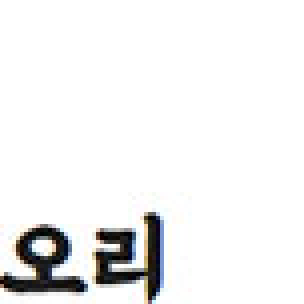
#> input picture fontsss/baemin (1).jpg, 76 x 76 px (shown 4 times larger); its folder holds only this picture in this run
$ python 03.img_data_generator_other.py
#> lines starting #> are read from the running program, lines starting #| are printed output that depends on the picture
import os
import random
import pathlib
import shutil
import glob
import cv2
import numpy as np

def load_name_images(image_path_pattern):
    name_images = []
    # 지정한 경로에서 이미지 파일 취득
    image_paths = glob.glob(image_path_pattern)
    # 파일별로 읽기
    for image_path in image_paths:
        path = pathlib.Path(image_path)
        # 파일 경로
        fullpath = str(path.resolve())
        print(f"이미지 파일(절대 경로):{fullpath}")
        # 파일명
        filename = path.name
        print(f"이미지 파일(파일명):{filename}")
        # 이미지 읽기
        image = cv2.imread(fullpath)
        if image is None:
            print(f"이미지 파일[{fullpath}]을 읽을 수가 없습니다.")
            continue
        name_images.append((filename, image))
    return name_images

def scratch_image(image, use_median=True, use_threshold=True, use_gaussian=True, use_bilateral=True):
    # 어떤 증가규칙을 사용할 것인지 설정 (Flip or 밝기 or 화소 ...)
    methods = [use_median, use_threshold, use_gaussian, use_bilateral]
    # 흐린 필터 작성
    filter1 = np.ones((3, 3))
    # 오리지날 이미지를 배열로 저장
    images = [image] # 배열로 만들어서 저장

    # 증가 규칙을 위한 함수
    scratch = np.array([
        # 또 다른 블러 처리
        lambda x: cv2.medianBlur(x,5),
        # 밝기 처리
        # 람다식을 통해 랜덤으로 크기등을 다르게 할것
        lambda x: cv2.threshold(x, 100, 255, cv2.THRESH_TOZERO)[1],
        # 블러 처리
        lambda x: cv2.GaussianBlur(x, (5, 5), 0),
        # Bilateral 블러 처리
        lambda x: cv2.bilateralFilter(x,9,75,75),
    ])

    # 이미지 증가
    created_images = lambda f, img : np.r_[img, [f(i) for i in img]]
    for func in scratch[methods]:
        images = created_images(func, images)

    return images

def delete_dir(dir_path, is_delete_top_dir=True):
    for root, dirs, files in os.walk(dir_path, topdown=False):
        for name in files:
            os.remove(os.path.join(root, name))
        for name in dirs:
            os.rmdir(os.path.join(root, name))
    if is_delete_top_dir:
        os.rmdir(dir_path)

RETURN_SUCCESS = 0
RETURN_FAILURE = -1
# Test Image Directory
TEST_IMAGE_PATH = "./test_image"
# Face Image Directory
IMAGE_PATH_PATTERN = "./fontsss/*"
# Output Directory
OUTPUT_IMAGE_DIR = "./fonts_inc"

def main():
    print("===================================================================")
    print("이미지 증가를 위한 OpenCV 이용")
    print("지정한 이미지 파일의 수를 증가 (Flip, 임계값 등의 작업으로 8배 증가)")
    print("===================================================================")

    # 디렉토리 작성
    if not os.path.isdir(OUTPUT_IMAGE_DIR):
        os.mkdir(OUTPUT_IMAGE_DIR)
    # 디렉토리 내 파일 제거
    delete_dir(OUTPUT_IMAGE_DIR, False)

    # 디렉토리 작성
    if not os.path.isdir(TEST_IMAGE_PATH):
        os.mkdir(TEST_IMAGE_PATH)
    # 디렉토리 내 파일 제거
    delete_dir(TEST_IMAGE_PATH, False)

    # 대상 이미지에 20% 정보를 테스트용 파일로 구분
    image_files = glob.glob(IMAGE_PATH_PATTERN)
    random.shuffle(image_files)
    for i in range(len(image_files) // 5):
        shutil.move(str(image_files[i]), TEST_IMAGE_PATH)


    # 대상 이미지 읽기
    name_images = load_name_images(IMAGE_PATH_PATTERN)
#> in load_name_images, image is the input picture: shape (76, 76, 3); mean B, G, R 239.9, 240.1, 240
#> name_images = 1 item

    # 대상 이미지 별로 증가 작업
    for name_image in name_images:
        filename, extension = os.path.splitext(name_image[0])
        image = name_image[1]
        # 이미지 수 증가 함수 호출
        scratch_face_image = scratch_image(image)
        #대상 이미지 저장
        for (idx, image) in enumerate(scratch_face_image):
            output_path = os.path.join(OUTPUT_IMAGE_DIR, f"{filename}_{str(idx)}{extension}")
            print(f"출력 파일(절대 경로):{output_path}")
            cv2.imwrite(output_path, image)
#> this loop made 1 pass
#> (methods in scratch_image, filter1 in scratch_image) on pass 1: ([True, True, True, True], [[1, 1, 1], [1, 1, 1], [1, 1, 1]])
#> (printed output is left out)
#> pass 1, in main, `cv2.imwrite(output_path, image)`:
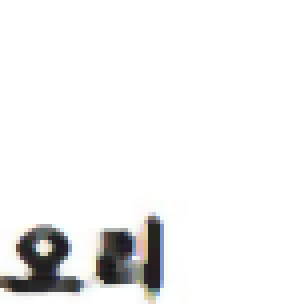
#> saved as baemin (1)_1.jpg: shape (76, 76, 3) (shown 4 times larger); mean B, G, R 240.8, 241, 241
#> pass 1, in main, `cv2.imwrite(output_path, image)`:
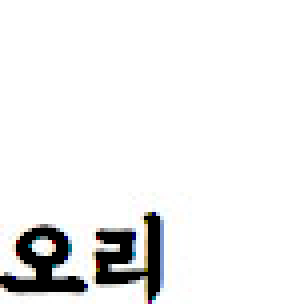
#> saved as baemin (1)_2.jpg: shape (76, 76, 3) (shown 4 times larger); mean B, G, R 238.3, 238.4, 238.3
#> pass 1, in main, `cv2.imwrite(output_path, image)`:
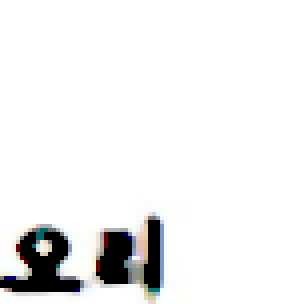
#> saved as baemin (1)_3.jpg: shape (76, 76, 3) (shown 4 times larger); mean B, G, R 238.4, 238.5, 238.4
#> pass 1, in main, `cv2.imwrite(output_path, image)`:
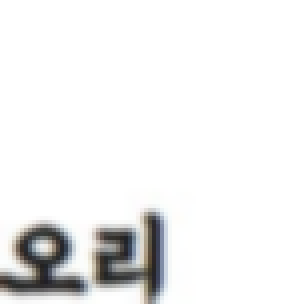
#> saved as baemin (1)_4.jpg: shape (76, 76, 3) (shown 4 times larger); mean B, G, R 239.9, 240, 240
#> after the loop:
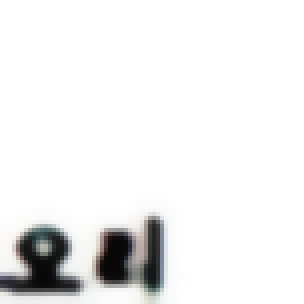
#> image: shape (76, 76, 3) (shown 4 times larger); mean B, G, R 238.5, 238.6, 238.5

    return RETURN_SUCCESS

if __name__ == "__main__":
    main()

$ run again, on fontsss/baemin (17).jpg
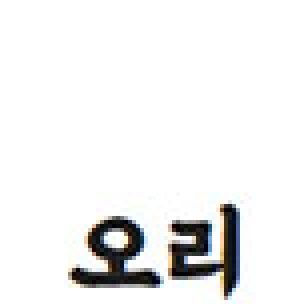
#> input picture fontsss/baemin (17).jpg, 76 x 76 px (shown 4 times larger)
#> in load_name_images, image is the input picture: shape (76, 76, 3); mean B, G, R 238.8, 238.9, 238.9
#> name_images = 1 item
#> the loop in main, `for name_image in name_images:` made 1 pass
#> (methods in scratch_image, filter1 in scratch_image) on pass 1: ([True, True, True, True], [[1, 1, 1], [1, 1, 1], [1, 1, 1]])
#> (printed output is left out)
#> pass 1, in main, `cv2.imwrite(output_path, image)`:
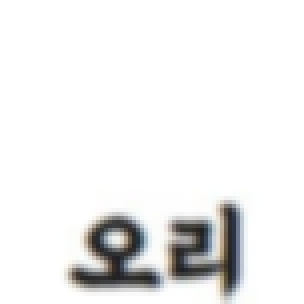
#> saved as baemin (17)_4.jpg: shape (76, 76, 3) (shown 4 times larger); mean B, G, R 238.8, 238.9, 238.9
#> after the loop in main, `for name_image in name_images:`:
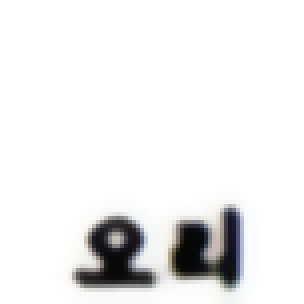
#> image: shape (76, 76, 3) (shown 4 times larger); mean B, G, R 237.3, 237.1, 237.1

$ run again, on fontsss/baemin (19).jpg
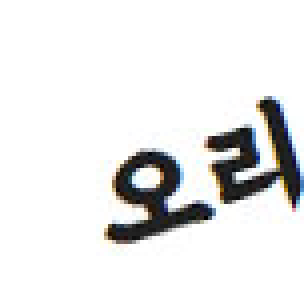
#> input picture fontsss/baemin (19).jpg, 76 x 76 px (shown 4 times larger)
#> in load_name_images, image is the input picture: shape (76, 76, 3); mean B, G, R 232.1, 232.3, 232.1
#> name_images = 1 item
#> the loop in main, `for name_image in name_images:` made 1 pass
#> (methods in scratch_image, filter1 in scratch_image) on pass 1: ([True, True, True, True], [[1, 1, 1], [1, 1, 1], [1, 1, 1]])
#> (printed output is left out)
#> pass 1, in main, `cv2.imwrite(output_path, image)`:
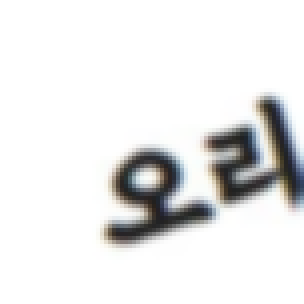
#> saved as baemin (19)_4.jpg: shape (76, 76, 3) (shown 4 times larger); mean B, G, R 232, 232.2, 232.1
#> after the loop in main, `for name_image in name_images:`:
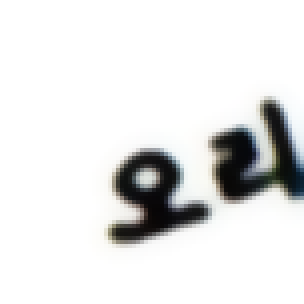
#> image: shape (76, 76, 3) (shown 4 times larger); mean B, G, R 228.7, 229, 228.7

$ run again, on fontsss/baemin (2).jpg
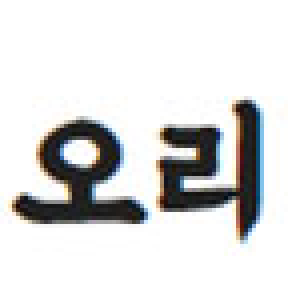
#> input picture fontsss/baemin (2).jpg, 76 x 76 px (shown 4 times larger)
#> in load_name_images, image is the input picture: shape (76, 76, 3); mean B, G, R 221, 221.3, 221.1
#> name_images = 1 item
#> the loop in main, `for name_image in name_images:` made 1 pass
#> (methods in scratch_image, filter1 in scratch_image) on pass 1: ([True, True, True, True], [[1, 1, 1], [1, 1, 1], [1, 1, 1]])
#> (printed output is left out)
#> pass 1, in main, `cv2.imwrite(output_path, image)`:
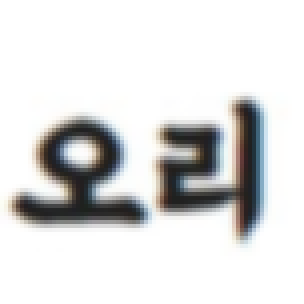
#> saved as baemin (2)_4.jpg: shape (76, 76, 3) (shown 4 times larger); mean B, G, R 221.1, 221.3, 221.1
#> after the loop in main, `for name_image in name_images:`:
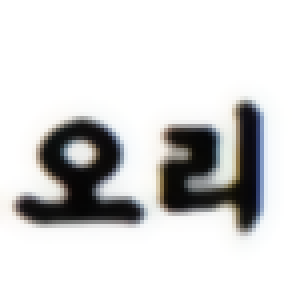
#> image: shape (76, 76, 3) (shown 4 times larger); mean B, G, R 216.3, 216.5, 216.5
